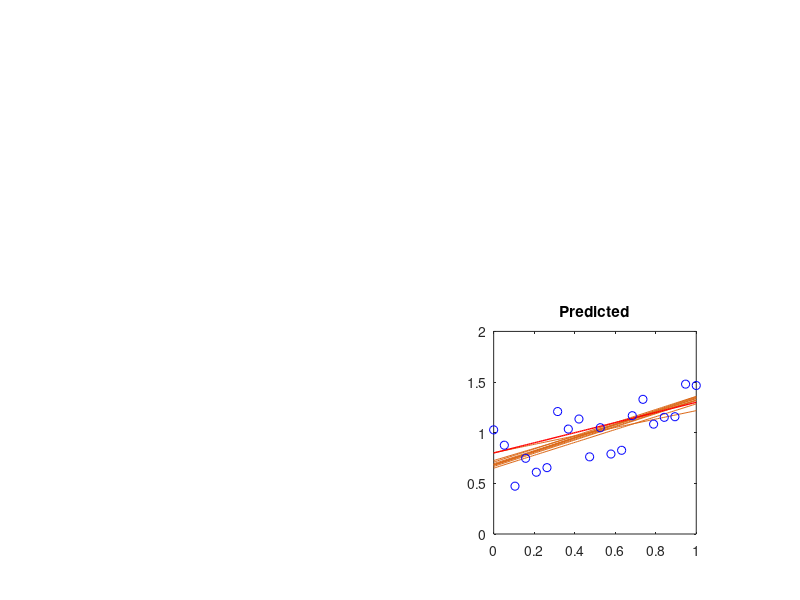

Write MATLAB code to recreate this figure. (Note: this script raises an error after producing the figure.)
clear; close all;
% mkdir([mfilename,'/']);
%% figure colors
% the standard gauss plot, using the nonlinear dataset
% Philipp Hennig, 11 Dec 2012
dgr = [239,125,45]/255-20/255; % color [0,125,122]
dre = [119,154,171]/255-50/255; % color [130,0,0]
lightdgr = [1,1,1] - 0.5 * ([1,1,1] - dgr);
lightdre = [1,1,1] - 0.5 * ([1,1,1] - dre);
dgr2white = bsxfun(@minus,[1,1,1],bsxfun(@times,(linspace(0,.6,2024)').^0.5,[1,1,1]-dgr));
dre2white = bsxfun(@minus,[1,1,1],bsxfun(@times,(linspace(0,.6,2024)').^0.5,[1,1,1]-dre));

%% dataset
ns = 20; 
x = linspace(0,1,ns)';
%y = @(x) sin(2*pi*x);
w2 = 0.5; w1 = 0.8;
y = @(x) w2*x + w1;
e = .2*randn(size(x));
t = y(x) + e;
gaussmf = @(x,params) (exp(-(x-params(2)).^2/(2*params(1))));

style = ['scale=0.075\linewidth,'...
                       'legend style={nodes={scale=0.5, transform shape}},',...
                       ];                  
%% prior
M = 2;
alpha = .1;
beta = 1/.01;

MuPrior = zeros(1,M)'; SigmaPrior = alpha\eye(M);

phi = @(x)(bsxfun(@power,x,0:M-1)); % Phi function
phix = phi(x); % design matrix
%f1 = figure('units','normalized','outerposition',[0 0 1 1]);% f2 = figure('Position',[501 100 500 400]);
f1 = figure; colormap(dgr2white);% f2 = figure('Position',[501 100 500 400]);
pbaspect([1 1 1]);
%f3 = figure;


for i=length(t)
    clf;
    if i == 1
        x1 = -2:.005:2; x2 = x1;
        [X1,X2] = meshgrid(x1,x2);
        F = mvnpdf([X1(:) X2(:)],MuPrior',inv(SigmaPrior));
        F = reshape(F,length(x2),length(x1));
        %figure(f2); clf;
        subplot(2,2,1); imagesc(x1,x2,F);set(gca,'YDir','normal'); hold on; plot(w1,w2,'+',...
            'LineWidth',1.5,'Color',dgr);
        W = mvnrnd(MuPrior',inv(SigmaPrior),10); pbaspect([1 1 1]); title('Prior'); 
        
        xx = linspace(0,1,100);
        yt = W(:,2)*xx + W(:,1);
        %figure(f1); clf;
        subplot(2,2,4); plot(xx,yt,'Color',dgr); hold on; plot(xx,y(xx),'r','LineWidth',1); title('Predicted'); xlim([0 1]); ylim([0 2]);
        pbaspect([1 1 1]); pause;
        set(gcf,'Units','inches');
        screenposition = get(gcf,'Position');
        set(gcf,...
            'PaperPosition',2*[0 0 2 2],...
            'PaperSize',2*[2 2]);
%         print([mfilename,'/',mfilename,'_','frame_',num2str(0)],'-dpdf');
    end
    
    if i == 1
        F = mvnpdf([X1(:) X2(:)],MuPost',inv(SigmaPost));
        F = reshape(F,length(x2),length(x1));
        %figure(f2); clf;
        subplot(2,2,1); imagesc(x1,x2,F); set(gca,'YDir','normal'); hold on; plot(w1,w2,'+',...
            'LineWidth',1.5,'Color',dgr);
        pbaspect([1 1 1]);title('Prior');
        %figure(f3); clf;
    end
    
    SigmaPost = SigmaPrior + beta*(phix(1:i,:)'*phix(1:i,:));
    MuPost = SigmaPost\(SigmaPrior\MuPrior + beta*phix(1:i,:)'*t(1:i));
    MuPrior = MuPost;

    W = mvnrnd(MuPost',inv(SigmaPost),10);
    
    xx = linspace(0,1,100);
    yt = W(:,2)*xx + W(:,1);
    %figure(f1); clf;
    subplot(2,2,4); plot(xx,yt,'Color',dgr); hold on; plot(xx,y(xx),'r','LineWidth',1); hold on; plot(x(1:i),t(1:i),'bo'); xlim([0 1]); ylim([0 2]);
    pbaspect([1 1 1]); title('Predicted');
    
    F = mvnpdf([X1(:) X2(:)],MuPost',inv(SigmaPost));
    F = reshape(F,length(x2),length(x1));
    %figure(f2); clf;
    subplot(2,2,3); imagesc(x1,x2,F); set(gca,'YDir','normal'); hold on; plot(w1,w2,'+',...
            'LineWidth',1.5,'Color',dgr);
    pbaspect([1 1 1]);title('Posterior');
    %figure(f3); clf; 
    
    lkhd = [X1(:) X2(:)]*phix(i,:)'; lkhd = (sqrt(2*pi)*beta)\gaussmf(lkhd(:),[1 t(i)]);
    lkhd = reshape(lkhd,length(x2),length(x1));
    subplot(2,2,2); imagesc(x1,x2,lkhd); set(gca,'YDir','normal'); hold on; plot(w1,w2,'w+','LineWidth',1.5);
    pbaspect([1 1 1]); title('Likelihood'); pause(0.5);
    
    if i == 1
        %pause;
    end
%     matlab2tikz([mfilename,'/',mfilename,'_','frame_',num2str(i),'.tex'],'width','0.075\linewidth',...
%         'showInfo', false,'extraaxisoptions', style);
    set(gcf,'Units','inches');
    screenposition = get(gcf,'Position');
    set(gcf,...
        'PaperPosition',2*[0 0 2 2],...
        'PaperSize',2*[2 2]);
%     print([mfilename,'/',mfilename,'_','frame_',num2str(i)],'-dpdf');
end
